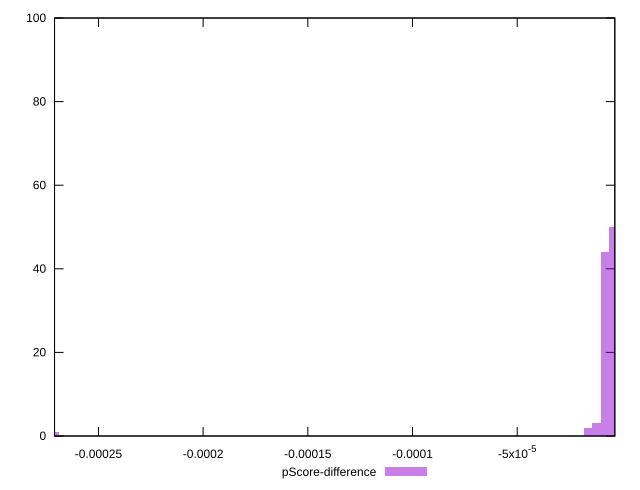

Write the gnuplot code that produced this figure.
reset

$pScoreDifference <<EOF
-0.0000040451438429717095 50
-0.000008090287685943419 44
-0.000012135431528915128 3
-0.0002710246374791045 1
-0.000016180575371886838 2
EOF

set key outside below
set boxwidth 0.0000040451438429717095
set xrange [-0.000270969573614277:-0.000003385140717848678]
set yrange [0:100]
set trange [0:100]
set style fill transparent solid 0.5 noborder
set terminal svg size 640, 490 enhanced background rgb 'white'
set output "report_00020_2021-02-19T21:17:38.612Z2/bootup-time/samples/pages+cached+noadtech/pScore-difference/histogram.svg"

plot $pScoreDifference title "pScore-difference" with boxes

reset
